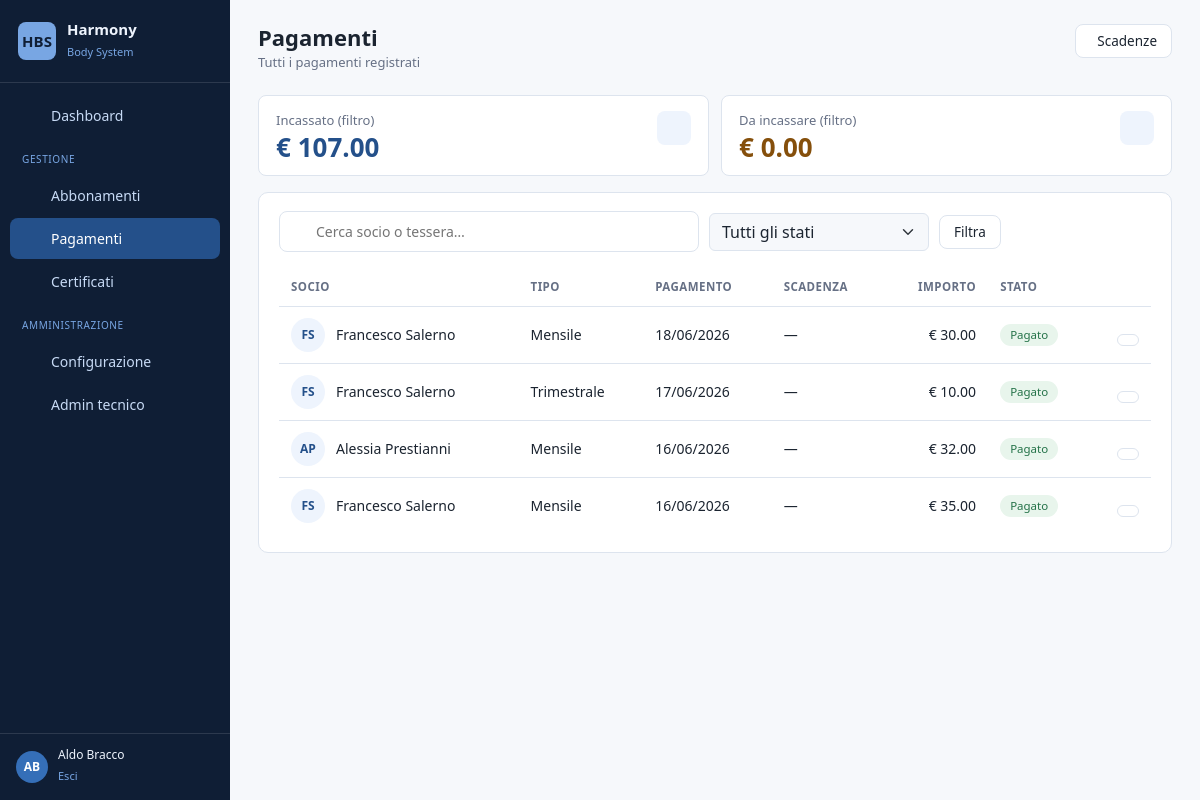
/members/payments/ (signed in), run on an earlier commit of the app's database.
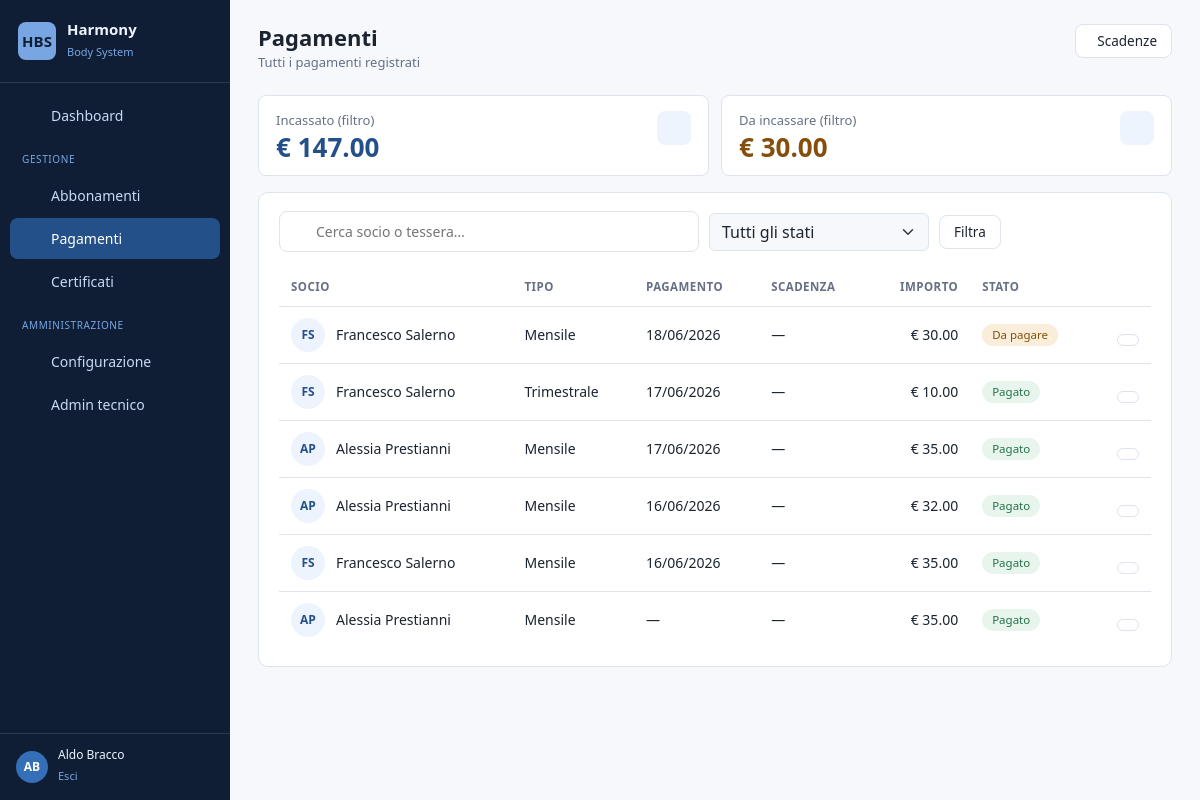
And on a later commit of the database.
### members/models.py (models this page shows, shortened)
class Member(AbstractUser):
    class Role(models.TextChoices):
        ADMIN = "ADMIN", _("Amministratore")
        STAFF = "STAFF", _("Segreteria")
        INSTRUCTOR = "INSTRUCTOR", _("Istruttore")
        MEMBER = "MEMBER", _("Socio")
    class Sex(models.TextChoices):
        MALE = "M", _("Maschio")
        FEMALE = "F", _("Femmina")
    role = models.CharField(
        _("Ruolo"), max_length=20, choices=Role.choices, default=Role.MEMBER
    )
    first_name = models.CharField(_("Nome"), max_length=150, blank=False)
    last_name = models.CharField(_("Cognome"), max_length=150, blank=False)
    email = models.EmailField(_("Email"), blank=True)
    card_number = models.CharField(
        _("Numero tessera"), max_length=30, unique=True, null=True, blank=True,
        help_text=_("Formato es. BS/23/00202"),
    )
    fiscal_code = models.CharField(_("Codice fiscale"), max_length=16, blank=True)
    sex = models.CharField(_("Sesso"), max_length=1, choices=Sex.choices, blank=True)
    date_of_birth = models.DateField(_("Data di nascita"), null=True, blank=True)
    birth_place = models.CharField(_("Luogo di nascita"), max_length=120, blank=True)
    phone_number = models.CharField(_("Cellulare"), max_length=20, blank=True)
    phone_home = models.CharField(_("Telefono casa"), max_length=20, blank=True)
    address = models.CharField(_("Indirizzo"), max_length=255, blank=True)
    residence_city = models.CharField(_("Comune di residenza"), max_length=120, blank=True)
    province = models.CharField(_("Provincia"), max_length=2, blank=True)
    postal_code = models.CharField(_("CAP"), max_length=5, blank=True)
    photo = models.ImageField(_("Foto"), upload_to="member_photos/", null=True, blank=True)
    notes = models.TextField(_("Note"), blank=True)
    registration_date = models.DateField(_("Data registrazione"), null=True, blank=True)
    is_dismissed = models.BooleanField(_("Dimesso / Cessato"), default=False)
    sector = models.ForeignKey(
        Sector, on_delete=models.SET_NULL, null=True, blank=True,
        related_name="members", verbose_name=_("Settore"),
    )
    instructor = models.ForeignKey(
        Instructor, on_delete=models.SET_NULL, null=True, blank=True,
        related_name="members", verbose_name=_("Insegnante tecnico"),
    )
    guardian = models.ForeignKey(
        "self", on_delete=models.SET_NULL, null=True, blank=True,
        related_name="dependents", verbose_name=_("Genitore / tutore"),
    )
    class Meta:
        verbose_name = _("Socio")
        verbose_name_plural = _("Soci")
        ordering = ["last_name", "first_name"]

class Payment(models.Model):
    class PaymentType(models.TextChoices):
        ENROLLMENT = 'ENROLLMENT', _('Iscrizione')
        MONTHLY = 'MONTHLY', _('Mensile')
        QUARTERLY = 'QUARTERLY', _('Trimestrale')
        FOURMONTH = 'FOURMONTH', _('Quadrimestrale')
    class PaymentMode(models.TextChoices):
        CASH = 'C', _('Contanti')
        BANK = 'B', _('Bonifico / POS')
    member = models.ForeignKey(
        Member, on_delete=models.CASCADE,
        related_name="payments", verbose_name=_("Socio"),
    )
    subscription = models.OneToOneField(
        Subscription, on_delete=models.CASCADE,
        null=True, blank=True,
        related_name="payments",   # manteniamo il nome 'payments'
        verbose_name=_("Abbonamento"),
    )
    payment_type = models.CharField(
        _("Tipo"), max_length=20, choices=PaymentType.choices,
    )
    payment_date = models.DateField(_("Data pagamento"), null=True, blank=True)
    due_date = models.DateField(_("Scadenza"), null=True, blank=True)
    next_due_date = models.DateField(_("Prossima scadenza"), null=True, blank=True)
    amount = models.DecimalField(_("Quota €"), max_digits=8, decimal_places=2, default=0)
    enrollment_amount = models.DecimalField(
        _("Iscrizione €"), max_digits=8, decimal_places=2, null=True, blank=True,
    )
    discount = models.DecimalField(_("Sconto €"), max_digits=8, decimal_places=2, default=0)
    payment_mode = models.CharField(
        _("Modalità"), max_length=2, choices=PaymentMode.choices, blank=True,
    )
    fee_code = models.CharField(_("Tariffa"), max_length=5, blank=True)  # A / B / C ...
    is_paid = models.BooleanField(_("Pagato"), default=True)
    class Meta:
        verbose_name = _("Pagamento")
        verbose_name_plural = _("Pagamenti")
        ordering = ["-due_date", "-payment_date"]
    @property
    def net_amount(self):
        return (self.amount or 0) - (self.discount or 0)
    @property
    def is_overdue(self):
        if self.is_paid:
            return False
        return bool(self.due_date and self.due_date < timezone.now().date())

### members/views_payments.py (the view)
# urls.py: path('payments/', views_payments.payment_all, name='payment_all'),
@office_required
def payment_all(request):
    today = timezone.now().date()
    status = request.GET.get('status', '')      # paid / unpaid / overdue
    q = request.GET.get('q', '').strip()
    payments = Payment.objects.select_related('member', 'subscription').all()
    if q:
        payments = payments.filter(
            Q(member__first_name__icontains=q) |
            Q(member__last_name__icontains=q) |
            Q(member__card_number__icontains=q)
        )
    if status == 'paid':
        payments = payments.filter(is_paid=True)
    elif status == 'unpaid':
        payments = payments.filter(is_paid=False)
    elif status == 'overdue':
        payments = payments.filter(is_paid=False, due_date__lt=today)
    payments = payments.order_by('-due_date', '-payment_date')
    tot_paid = sum((p.net_amount for p in payments if p.is_paid), 0)
    tot_unpaid = sum((p.net_amount for p in payments if not p.is_paid), 0)
    return render(request, 'payments/payment_all.html', {
        'payments': payments,
        'tot_paid': tot_paid,
        'tot_unpaid': tot_unpaid,
        'status': status,
        'q': q,
        'active_nav': 'payments',
        'today': today,
    })

### members/views_payments.py (called while the page is built)
def office_required(view_func):
    @wraps(view_func)
    @login_required
    def _wrapped(request, *args, **kwargs):
        u = request.user
        if u.is_staff or u.is_superuser or getattr(u, "is_office", False):
            return view_func(request, *args, **kwargs)
        raise PermissionDenied
    return _wrapped

### templates/payments/payment_all.html (shortened to what this page needs)
{% extends "base.html" %}
{% block content %}
<div class="hbs-pagehead">
    <div>
        <h1>Pagamenti</h1>
        <p class="hbs-pagehead__sub">Tutti i pagamenti registrati</p>
    </div>
    <div class="hbs-pagehead__actions">
        <a href="{% url 'members:payment_due' %}" class="hbs-btn hbs-btn--ghost"> Scadenze</a>
    </div>
</div>
<div class="hbs-metrics" style="grid-template-columns:repeat(auto-fit,minmax(180px,1fr));">
    <div class="hbs-metric">
        <div class="hbs-metric__icon"></div>
        <div class="hbs-metric__label">Incassato (filtro)</div>
        <div class="hbs-metric__value hbs-metric__value--ok">€ {{ tot_paid|floatformat:2 }}</div>
    </div>
    <div class="hbs-metric">
        <div class="hbs-metric__icon"></div>
        <div class="hbs-metric__label">Da incassare (filtro)</div>
        <div class="hbs-metric__value hbs-metric__value--warn">€ {{ tot_unpaid|floatformat:2 }}</div>
    </div>
</div>
<div class="hbs-card">
    <form method="get" class="hbs-toolbar">
        <div class="hbs-search">
            <input type="text" name="q" value="{{ q }}" placeholder="Cerca socio o tessera…">
        </div>
        <select name="status" class="form-select" style="max-width:220px;" onchange="this.form.submit()">
            <option value="">Tutti gli stati</option>
        </select>
        <button type="submit" class="hbs-btn hbs-btn--ghost">Filtra</button>
    </form>
    {% if payments %}
    <div style="overflow-x:auto;">
        <table class="hbs-table">
            <thead><tr><th>Socio</th><th>Tipo</th><th>Pagamento</th><th>Scadenza</th><th style="text-align:right;">Importo</th><th>Stato</th><th></th></tr></thead>
            <tbody>
                {% for p in payments %}
                <tr>
                    <td>
                        <div class="d-flex align-items-center" style="gap:11px;">
                            <span class="hbs-avatar">{{ p.member.first_name|first|upper }}{{ p.member.last_name|first|upper }}</span>
                            <div class="hbs-table__name">{{ p.member.get_full_name|default:p.member.username }}</div>
                        </div>
                    </td>
                    <td>{{ p.get_payment_type_display }}</td>
                    <td>{{ p.payment_date|date:"d/m/Y"|default:"—" }}</td>
                    <td {% if p.is_overdue %}style="color:var(--hbs-danger-fg); font-weight:500;"{% endif %}>{{ p.due_date|date:"d/m/Y"|default:"—" }}</td>
                    <td style="text-align:right;">€ {{ p.net_amount|floatformat:2 }}</td>
                    <td>
                        {% if p.is_paid %}<span class="hbs-badge hbs-badge--ok">Pagato</span>
                        {% elif p.is_overdue %}<span class="hbs-badge hbs-badge--danger">Insoluto</span>
                        {% else %}<span class="hbs-badge hbs-badge--warn">Da pagare</span>{% endif %}
                    </td>
                    <td style="text-align:right;">
                        <a href="{% url 'members:payment_list' p.member.id %}" class="hbs-btn hbs-btn--ghost hbs-btn--sm" title="Vai al socio"></a>
                    </td>
                </tr>
                {% endfor %}
            </tbody>
        </table>
    </div>
    {% else %}
    <div class="hbs-empty"><i class="ti ti-receipt-off"></i><p>Nessun pagamento trovato con questi filtri.</p></div>
    {% endif %}
</div>
{% endblock %}

### templates/base.html (shortened to what this page needs)
{% load static %}
<!DOCTYPE html>
<html lang="it">
<head>
    <link href="https://cdn.jsdelivr.net/npm/bootstrap@5.3.3/dist/css/bootstrap.min.css" rel="stylesheet">
    <link rel="stylesheet" href="https://cdn.jsdelivr.net/npm/@tabler/icons-webfont@3.7.0/dist/tabler-icons.min.css">
    <link href="{% static 'css/theme.css' %}" rel="stylesheet">
</head>
<body>
{% if user.is_authenticated %}
<div class="hbs-shell">
    <aside class="hbs-sidebar" id="hbsSidebar">
        <a href="{% url 'dashboard' %}" class="hbs-brand">
            <span class="hbs-brand__logo">HBS</span>
            <span>
                <span class="hbs-brand__name d-block">Harmony</span>
                <span class="hbs-brand__sub">Body System</span>
            </span>
        </a>
        <nav class="hbs-nav">
            <a href="{% url 'dashboard' %}"
               class="hbs-nav__link {% if active_nav == 'dashboard' %}is-active{% endif %}">
                 Dashboard
            </a>
            {% if user.is_staff or user.is_superuser %}
                <div class="hbs-nav__section">Gestione</div>
                <a href="{% url 'members:subscription_status' %}"
                   class="hbs-nav__link {% if active_nav == 'subscriptions' %}is-active{% endif %}">
                     Abbonamenti
                </a>
                    <a href="{% url 'members:payment_all' %}"
                        class="hbs-nav__link {% if active_nav == 'payments' %}is-active{% endif %}">
                         Pagamenti
                </a>
                <a href="{% url 'members:medical_certificate_status' %}"
                   class="hbs-nav__link {% if active_nav == 'certificates' %}is-active{% endif %}">
                     Certificati
                </a>
                <div class="hbs-nav__section">Amministrazione</div>
                <a href="{% url 'members:config_home' %}"
                   class="hbs-nav__link {% if active_nav == 'config' %}is-active{% endif %}">
                     Configurazione
                </a>
                <a href="{% url 'admin:index' %}" class="hbs-nav__link">
                     Admin tecnico
                </a>
            {% endif %}
        </nav>
        <div class="hbs-userbox">
            <span class="hbs-userbox__avatar">{{ user.first_name|first|upper }}{{ user.last_name|first|upper }}</span>
            <span>
                <span class="hbs-userbox__name d-block">{{ user.get_full_name|default:user.username }}</span>
                <form method="post" action="{% url 'logout' %}" style="margin:0;">
                    <button type="submit" class="hbs-userbox__link" style="background:none; border:none; padding:0; cursor:pointer;">
                         Esci
                    </button>
                </form>
            </span>
        </div>
    </aside>
    <div class="hbs-main">
        {% block content %}{% endblock %}
    </div>
</div>
{% else %}
    {% block fullscreen %}{% endblock %}
{% endif %}
</body>
</html>

What changed in the data, as far as the page shows it:
changed Payment (number 1 of 6 on the later page): is_paid "Pagato" → "Da pagare"
added Payment: member.first_name|first "A", member.last_name|first "P", member.get_full_name "Alessia Prestianni", payment_type "Mensile", payment_date "17/06/2026", due_date "—", net_amount "35.00", is_paid "Pagato"
added Payment: member.first_name|first "A", member.last_name|first "P", member.get_full_name "Alessia Prestianni", payment_type "Mensile", payment_date "—", due_date "—", net_amount "35.00", is_paid "Pagato"
Also different on the page:
{{ tot_paid|floatformat:2 }}: "107.00" → "147.00"
{{ tot_unpaid|floatformat:2 }}: "0.00" → "30.00"
